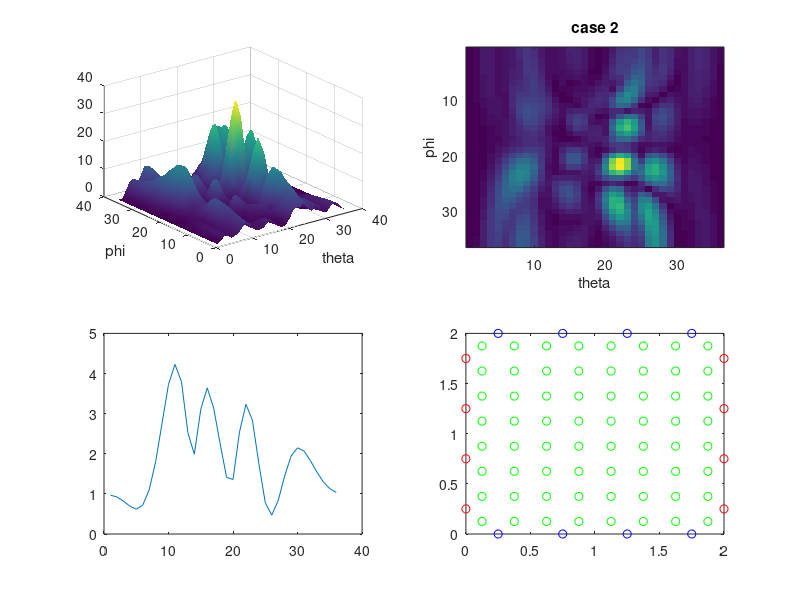
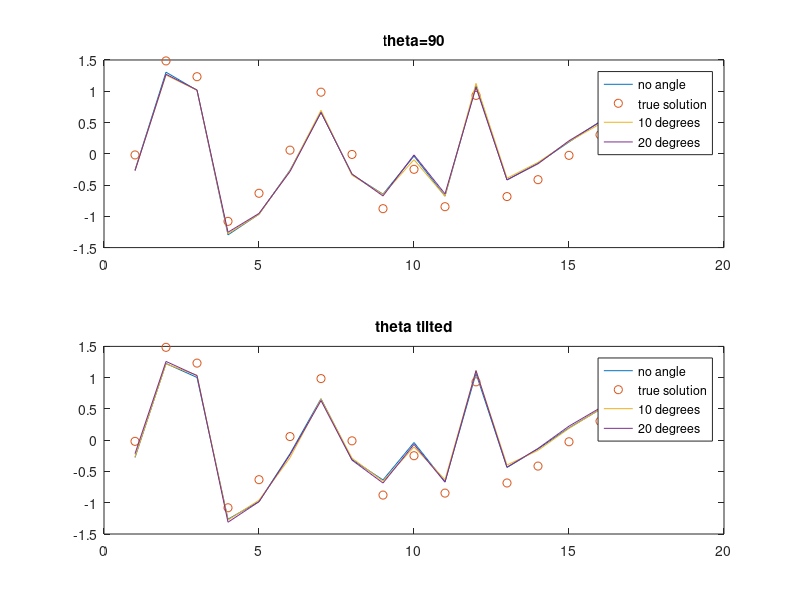

These charts were generated, in order, by the following MATLAB code:
clear all
close all

% see Eq. (1) of https://d-nb.info/1210557789/34 for scalar product

ntx = 8;
nrx = 8;

lambda = 300 / 300; % 5400

for cas = 2:2
  if (cas == 1)
    xtx(1:ntx/2) = [0:ntx/2-1] * lambda / 2 + lambda / 4;
    ytx(1:ntx/2) = 0;
    xtx(ntx/2+1:ntx) = 0;
    ytx(ntx/2+1:ntx) = [0:ntx/2-1] * lambda / 2 + lambda / 4;
    
    xrx(1:nrx/2) = [0:nrx/2-1] * lambda / 2 + lambda / 4;
    yrx(1:nrx/2) = (ntx/2-1) * lambda / 2 + lambda / 4 + lambda / 4;
    xrx(nrx/2+1:nrx) = (ntx/2-1) * lambda / 2 + lambda / 4 + lambda / 4;
    yrx(nrx/2+1:nrx) = [0:nrx/2-1] * lambda / 2 + lambda / 4;
  end
  
  if (cas == 2)
    xtx(1:ntx/2) = [0:ntx/2-1] * lambda / 2 + lambda / 4;
    ytx(1:ntx/2) = 0;
    xtx(ntx/2+1:ntx) = [0:ntx/2-1] * lambda / 2 + lambda / 4;
    ytx(ntx/2+1:ntx) = (ntx/2-1) * lambda / 2 + lambda / 4 + lambda / 4;
    
    xrx(1:nrx/2) = 0;
    yrx(1:nrx/2) = [0:nrx/2-1] * lambda / 2 + lambda / 4;
    xrx(nrx/2+1:nrx) = (ntx/2-1) * lambda / 2 + lambda / 4 + lambda / 4;
    yrx(nrx/2+1:nrx) = [0:nrx/2-1] * lambda / 2 + lambda / 4;
  end
 
  noise = 1; % Assurez-vous de définir la variable 'noise' avant de l'utiliser
  
  if (noise ~= 1) 
    phitx(1:ntx) = 0;
    phirx(1:nrx) = 0;
    phitx(1) = 0.2; phitx(2) = 1.3; phitx(5) = -0.2; phitx(7) = -0.3; 
    phirx(1) = 1.2; phirx(2) = 0.3; phirx(5) = -0.2; phirx(7) = -0.3;
  else
    phitx = (rand(ntx, 1) - 0.5) * pi;
    phirx = (rand(nrx, 1) - 0.5) * pi;
  end
  
  p = 1;
  for m = 1:ntx
    for n = 1:nrx
      xvirt(p) = (xtx(m) + xrx(n)) / 2;
      yvirt(p) = (ytx(m) + yrx(n)) / 2;
      phivirt(p) = phitx(m) + phirx(n);
      p = p + 1;
    end
  end
  
  pstep = 5;
  solution = zeros(180 / pstep, 180 / pstep);
  u = 0;
  for phi = 1:pstep:180
    u = u + 1;
    v = 0;
    for theta = 1:5:180
       v = v + 1;
       for q = 1:length(xvirt)
          phiadd = exp(1j * 2 * 1.4 * (xvirt(q) / lambda) + 1j * 2 * 1.7 * (yvirt(q) / lambda) + 1j * phivirt(q));
          solution(u, v) = solution(u, v) + exp(2 * 1j * pi * 2 / lambda * (xvirt(q) * sind(theta) * cosd(phi) + yvirt(q) * cosd(theta))) * phiadd;
                                            % 2*pi*d/lambda if d=lambda/4 of virtual array => pi/2
       end
    end
  end
  
  figure
  subplot(221)
  surf(abs(solution)); shading interp
  xlabel('theta'); ylabel('phi');
  subplot(222)
  imagesc(abs(solution));
  xlabel('theta'); ylabel('phi'); title(['case ', num2str(cas)]);
  subplot(223)
  plot(abs(solution(:, length(solution) / 2)));
  subplot(224)
  plot(xtx, ytx, 'bo')
  hold on
  plot(xrx, yrx, 'ro')
  plot(xvirt, yvirt, 'go')
end

%% least square optimal solution
%% assume plane wave => phi=0 ; theta=90deg and xvirt(q)*sind(theta)*cosd(phi)+yvirt(q)*cosd(theta)=0
figure
sigma = 0.2; % noise on phase calibration estimate
for theta0 = [90 90-20]
  for phi0 = 90 - [0 10 20]
    p = 1;
    m = zeros(ntx * nrx, ntx + nrx);
    for u = 1:ntx
      for v = 1:nrx
         b(p) = phitx(u) + phirx(v) + sigma * (rand(1, 1) - 0.5); % = phivirt
         b(p) = b(p) + 2 * pi * 2 / lambda * (xvirt(p) * sind(theta0) * cosd(phi0) + yvirt(p) * cosd(theta0));
         m(p, u) = 1;
         m(p, v + ntx) = 1;
% added for phi0, theta0 optimization
         m(p, nrx + ntx + 1) = 2 * 2 * pi * xvirt(p) / lambda;  % cos(phi0) assuming sin(theta0)~1
         m(p, nrx + ntx + 2) = 2 * 2 * pi * yvirt(p) / lambda;  % cos(theta0)
         p = p + 1;
      end
    end
    if (phi0 == 90 - 10)
      estimation1 = pinv(m) * b';
    end
    if (phi0 == 90 - 20)
      estimation2 = pinv(m) * b';
    end
    if (phi0 == 90 - 0)
      estimation = pinv(m) * b';
    end
  end
  if (theta0 == 90)
    subplot(211);
  else
    subplot(212);
  end
  plot(estimation)
  hold on
  plot([phitx; phirx], 'o')
  plot(estimation1)
  plot(estimation2)
  legend('no angle', 'true solution', '10 degrees', '20 degrees');
  if (theta0 == 90)
    title('theta=90');
  else
    title('theta tilted');
  end
end
